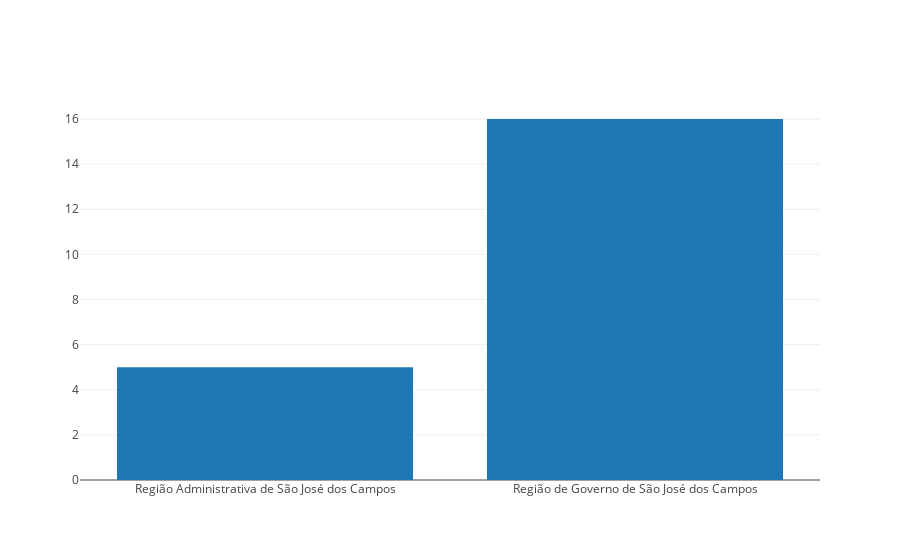

The cell this chart's notebook holds for it:
### Markdown cell above
# Interpretando a divisão de municípios abrangidos

### Code cell
trace = go.Bar(x = ['Região Administrativa de São José dos Campos', 'Região de Governo de São José dos Campos'],
               y = [cnt, cnt2])
data = [trace]
py.iplot(data)

### Figure 1 — Plotly figure (JSON) as saved in the notebook; plotly's stock layout.template omitted (floating-point values rounded to 4 significant figures)
{"data": [{"type": "bar", "uid": "8c343876-c63f-4069-8438-22a249629131", "x": ["Região Administrativa de São José dos Campos", "Região de Governo de São José dos Campos"], "y": [5, 16]}], "layout": {}}
